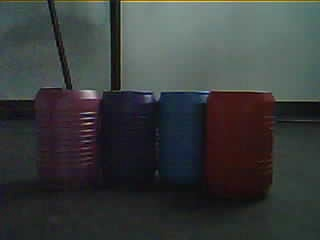
#> input picture Visioners/temporary/all_keg_colors_frame.jpg, 320 x 240 px
$ python measure_bbox_height.py --image temporary/all_keg_colors_frame.jpg
#> lines starting #> are read from the running program, lines starting #| are printed output that depends on the picture; after the words box and inside, x2 and y2 are one past the last pixel; in counts of white or black regions, pixels touching at a corner belong together
### Visioners/vision.py
"""Frame processing helpers.

Keep computer-vision logic here, away from robot movement code.
"""

from __future__ import annotations

from dataclasses import dataclass
from typing import Any

import cv2

try:
    from config import ALIGN_TOLERANCE_PIXELS, TARGET_COLOR
except ImportError:
    from .config import ALIGN_TOLERANCE_PIXELS, TARGET_COLOR


MIN_COLOR_AREA = 750
MAX_COLOR_AREA_RATIO = 0.45
MIN_KEG_WIDTH = 25
MIN_KEG_HEIGHT = 35
MIN_KEG_ASPECT_RATIO = 1.05
MAX_KEG_ASPECT_RATIO = 3.2
MIN_CLOSE_KEG_AREA = 9000
MIN_CLOSE_KEG_WIDTH = 70
MIN_CLOSE_KEG_HEIGHT = 45
MIN_CLOSE_KEG_ASPECT_RATIO = 0.45
MIN_CLOSE_KEG_BOTTOM_RATIO = 0.55
TOP_EDGE_MARGIN = 8
SIDE_EDGE_MARGIN = 4
MIN_SIDE_EDGE_AREA = 5000
COLOR_RANGES = {
    "red": [((0, 55, 35), (10, 255, 255)), ((176, 55, 35), (179, 255, 255))],
    "pink": [((145, 35, 35), (174, 255, 255))],
    "purple": [((113, 35, 30), (138, 255, 210))],
    "blue": [((96, 55, 35), (112, 255, 255))],
    "green": [((42, 55, 70), (85, 255, 255))],
    "yellow": [((20, 35, 90), (42, 255, 255))],
}
BOX_COLORS = {
    "red": (0, 0, 255),
    "pink": (180, 80, 255),
    "purple": (160, 0, 180),
    "blue": (255, 0, 0),
    "green": (0, 255, 0),
    "yellow": (0, 255, 255),
}
MORPH_KERNEL = cv2.getStructuringElement(cv2.MORPH_ELLIPSE, (5, 5))


@dataclass(frozen=True)
class KegDetection:
    """Structured data for one detected keg.

    __getitem__ keeps older code working while new code can use attributes.
    """

    color: str
    bbox: tuple[int, int, int, int]
    center: tuple[int, int]
    area: float
    confidence: float

    @property
    def x(self) -> int:
        return self.bbox[0]

    @property
    def y(self) -> int:
        return self.bbox[1]

    @property
    def width(self) -> int:
        return self.bbox[2]

    @property
    def height(self) -> int:
        return self.bbox[3]

    @property
    def cx(self) -> int:
        return self.center[0]

    @property
    def cy(self) -> int:
        return self.center[1]

    @property
    def bottom(self) -> int:
        return self.y + self.height

    @property
    def aspect_ratio(self) -> float:
        return self.height / max(self.width, 1)

    # [4 lines left out: function is_target, not called in this run]

    def is_enemy(self, target_color: str | set[str] | tuple[str, ...]) -> bool:
        return not self.is_target(target_color)

    # [10 lines left out: function to_dict, not called in this run]

    def __getitem__(self, key: str) -> Any:
        if key == "color":
            return self.color
        if key == "bbox":
            return self.bbox
        if key == "center":
            return self.center
        if key == "cx":
            return self.cx
        if key == "cy":
            return self.cy
        if key == "area":
            return self.area
        if key == "confidence":
            return self.confidence
        raise KeyError(key)

    # [5 lines left out: function get, not called in this run]


def _is_keg_candidate(area: float, x: int, y: int, width: int, height: int, frame_shape) -> bool:
    frame_height, frame_width = frame_shape[:2]
    frame_area = frame_width * frame_height
    aspect_ratio = height / max(width, 1)
    bottom = y + height

    if area > frame_area * MAX_COLOR_AREA_RATIO:
        return False
    if y <= TOP_EDGE_MARGIN:
        return False
    if (x <= SIDE_EDGE_MARGIN or x + width >= frame_width - SIDE_EDGE_MARGIN) and area < MIN_SIDE_EDGE_AREA:
        return False

    is_normal_keg = (
        width >= MIN_KEG_WIDTH
        and height >= MIN_KEG_HEIGHT
        and MIN_KEG_ASPECT_RATIO <= aspect_ratio <= MAX_KEG_ASPECT_RATIO
    )
    is_close_keg = (
        area >= MIN_CLOSE_KEG_AREA
        and width >= MIN_CLOSE_KEG_WIDTH
        and height >= MIN_CLOSE_KEG_HEIGHT
        and aspect_ratio >= MIN_CLOSE_KEG_ASPECT_RATIO
        and aspect_ratio <= MAX_KEG_ASPECT_RATIO
        and bottom >= frame_height * MIN_CLOSE_KEG_BOTTOM_RATIO
    )

    if not (is_normal_keg or is_close_keg):
        return False

    return True


def detect_kegs(frame, target_color: str | None = None, min_area: int = MIN_COLOR_AREA):
    """Return detected keg candidates as KegDetection objects."""

    detections = []
    hsv = cv2.cvtColor(frame, cv2.COLOR_BGR2HSV)

    for color_name, ranges in COLOR_RANGES.items():
        if target_color is not None and color_name != target_color:
            continue

        mask = None
        for lower, upper in ranges:
            current_mask = cv2.inRange(hsv, lower, upper)
            mask = current_mask if mask is None else cv2.bitwise_or(mask, current_mask)

        mask = cv2.medianBlur(mask, 5)
        mask = cv2.morphologyEx(mask, cv2.MORPH_OPEN, MORPH_KERNEL)
        mask = cv2.morphologyEx(mask, cv2.MORPH_CLOSE, MORPH_KERNEL)

        contours, _ = cv2.findContours(mask, cv2.RETR_EXTERNAL, cv2.CHAIN_APPROX_SIMPLE)
        for contour in contours:
            area = cv2.contourArea(contour)
            if area < min_area:
                continue

            x, y, width, height = cv2.boundingRect(contour)
            if not _is_keg_candidate(area, x, y, width, height, frame.shape):
                continue

            center_x = x + width // 2
            center_y = y + height // 2
            bbox_area = max(width * height, 1)
            confidence = min(1.0, area / bbox_area)
            detections.append(
                KegDetection(
                    color=color_name,
                    bbox=(x, y, width, height),
                    center=(center_x, center_y),
                    area=area,
                    confidence=confidence,
                )
            )

    detections.sort(key=lambda detection: detection["area"], reverse=True)
    return detections


# [48 lines left out: functions choose_target, get_alignment, not called in this run]


def draw_detections(frame, detections):
    """Return a copy of frame with detection boxes and labels drawn."""

    output = frame.copy()

    for index, detection in enumerate(detections):
        color_name = detection["color"]
        x, y, width, height = detection["bbox"]
        center_x, center_y = detection["center"]
        area = detection["area"]
        box_color = BOX_COLORS[color_name]
        label_y = max(18, y - 8 - (index % 3) * 16)

        cv2.rectangle(output, (x, y), (x + width, y + height), box_color, 2)
        cv2.circle(output, (center_x, center_y), 4, box_color, -1)
        cv2.putText(
            output,
            f"{color_name} {int(area)}",
            (x, label_y),
            cv2.FONT_HERSHEY_SIMPLEX,
            0.55,
            box_color,
            2,
            cv2.LINE_AA,
        )

    return output


# [86 lines left out: functions draw_alignment, detect_colors, process_frame, not called in this run]

### Visioners/measure_bbox_height.py
"""Tiny helper for measuring detected keg bbox height.

Use this for quick distance calibration:
    k_distance = known_distance_cm * bbox_height_px
"""

from __future__ import annotations

import argparse
from pathlib import Path

import cv2

from camera_stream import CameraStream
from config import ROBOT_IP
from vision import BOX_COLORS, COLOR_RANGES, detect_kegs, draw_detections


DEFAULT_OUTPUT = Path(__file__).resolve().parent / "temporary" / "bbox_height_debug.jpg"


def parse_args() -> argparse.Namespace:
    parser = argparse.ArgumentParser(description="Measure detected keg bbox heights.")
    parser.add_argument("--ip", default=ROBOT_IP, help="Robot camera IP.")
    parser.add_argument("--image", help="Read one saved image instead of the robot camera.")
    parser.add_argument(
        "--target-color",
        choices=sorted(COLOR_RANGES),
        help="Measure only one color. By default all detected colors are printed.",
    )
    parser.add_argument("--known-distance-cm", type=float, help="Real distance to the keg.")
    parser.add_argument("--min-area", type=int, default=750)
    parser.add_argument("--warmup-frames", type=int, default=5)
    parser.add_argument("--output", default=str(DEFAULT_OUTPUT), help="Where to save debug image.")
    parser.add_argument("--once", action="store_true", help="Read one frame, print values, and exit.")
    parser.add_argument("--show", action="store_true", help="Show preview window in one-frame mode.")
    return parser.parse_args()


def read_frame(args: argparse.Namespace):
    if args.image:
        frame = cv2.imread(args.image)
        if frame is None:
            raise RuntimeError(f"Cannot read image: {args.image}")
        return frame

    with CameraStream(args.ip) as camera:
        frame = None
        for _ in range(max(1, args.warmup_frames)):
            ok, current_frame = camera.read()
            if ok:
                frame = current_frame
        if frame is None:
            raise RuntimeError(f"Cannot read camera frame from {camera.url}")
        return frame


def print_measurements(detections, known_distance_cm: float | None) -> None:
    if not detections:
        print("No kegs detected.")
        return

    print("idx color   x   y   w   h_px   area    confidence   k_distance")
    print("--- ----- --- --- --- ------ ------- ---------- ------------")
    for index, detection in enumerate(detections, start=1):
        x, y, width, height = detection["bbox"]
        k_distance = ""
        if known_distance_cm is not None:
            k_distance = f"{known_distance_cm * height:.1f}"
        print(
            f"{index:>3} "
            f"{detection['color']:<6} "
            f"{x:>3} {y:>3} {width:>3} {height:>6} "
            f"{detection['area']:>7.1f} "
            f"{detection['confidence']:>10.2f} "
            f"{k_distance:>12}"
        )

    best = max(detections, key=lambda detection: detection["bbox"][3])
    best_height = best["bbox"][3]
    print()
    print(f"Best bbox height: {best_height}px ({best['color']})")
    if known_distance_cm is not None:
        print(f"Suggested k_distance: {known_distance_cm * best_height:.1f}")


def draw_height_overlay(frame, detections, known_distance_cm: float | None = None):
    output = draw_detections(frame, detections)
    best = None

    for detection in detections:
        x, y, width, height = detection["bbox"]
        color = BOX_COLORS.get(detection["color"], (255, 255, 255))
        label = f"h={height}px"
        if known_distance_cm is not None:
            label += f" K={known_distance_cm * height:.0f}"
        cv2.putText(
            output,
            label,
            (x, min(output.shape[0] - 8, y + height + 18)),
            cv2.FONT_HERSHEY_SIMPLEX,
            0.58,
            color,
            2,
            cv2.LINE_AA,
        )
        if best is None or height > best["bbox"][3]:
            best = detection

    if best is None:
        bottom_text = "NO KEG DETECTED"
    else:
        best_height = best["bbox"][3]
        bottom_text = f"BEST: {best['color']} h={best_height}px"
        if known_distance_cm is not None:
            bottom_text += f"  suggested K={known_distance_cm * best_height:.0f}"

    cv2.putText(
        output,
        bottom_text,
        (12, output.shape[0] - 14),
        cv2.FONT_HERSHEY_SIMPLEX,
        0.72,
        (255, 255, 255),
        2,
        cv2.LINE_AA,
    )
    return output


def save_debug_image(path: str, output) -> None:
    if not path:
        return
    output_path = Path(path)
    output_path.parent.mkdir(parents=True, exist_ok=True)
    cv2.imwrite(str(output_path), output)
    print(f"Debug image saved: {output_path}")


def run_once(args: argparse.Namespace) -> int:
    frame = read_frame(args)
#> in read_frame, frame is the input picture: shape (240, 320, 3); mean B, G, R 60.1, 60.6, 57.1
    detections = detect_kegs(
        frame,
        target_color=args.target_color,
        min_area=args.min_area,
    )
#> in detect_kegs, `hsv = cv2.cvtColor(frame, cv2.COLOR_BGR2HSV)`: hsv: shape (240, 320, 3); mean H, S, V 85.6, 60.2, 66.3
#> after the loop in detect_kegs, `for color_name, ranges in COLOR_RANGES.items():`:
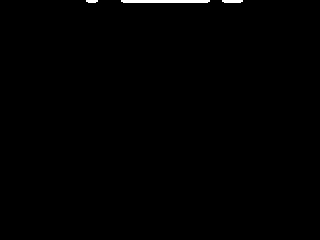
#> mask: shape (240, 320); 0.46% white; 3 white regions, box (x1, y1, x2, y2) and area: (121, 0, 210, 3) 263, (222, 0, 243, 3) 59, (86, 0, 98, 3) 32
#> after the loop in detect_kegs, `for color_name, ranges in COLOR_RANGES.items():`: detections = 4 items
    detections.sort(key=lambda detection: detection["bbox"][3], reverse=True)
    print_measurements(detections, args.known_distance_cm)
    output = draw_height_overlay(frame, detections, args.known_distance_cm)
    save_debug_image(args.output, output)
    if args.show:
        cv2.imshow("bbox height measurement", output)
        cv2.waitKey(0)
        cv2.destroyAllWindows()
    return 0


def run_live(args: argparse.Namespace) -> int:
    print("Opening camera. Press q, x, or Esc to quit.")
    with CameraStream(args.ip) as camera:
        while True:
            ok, frame = camera.read()
            if not ok:
                print("Camera frame missing.")
                continue

            detections = detect_kegs(
                frame,
                target_color=args.target_color,
                min_area=args.min_area,
            )
            detections.sort(key=lambda detection: detection["bbox"][3], reverse=True)
            output = draw_height_overlay(frame, detections, args.known_distance_cm)
            cv2.imshow("bbox height measurement", output)

            key = cv2.waitKey(1) & 0xFF
            if key in {ord("q"), ord("Q"), ord("x"), ord("X"), 27}:
                save_debug_image(args.output, output)
                break

    cv2.destroyAllWindows()
    return 0


def main() -> int:
    args = parse_args()
    if args.image or args.once:
        return run_once(args)
#> the loop in print_measurements, `for index, detection in enumerate(detections, start=1):` made 4 passes
#> (x, y, width, height) on passes 1 to 4: (206, 91, 69, 97), (34, 88, 68, 93), (159, 90, 48, 90), (103, 92, 57, 65)
#|   1 red    206  91  69     97  5511.5       0.82
#|   2 pink    34  88  68     93  4569.0       0.72
#|   3 blue   159  90  48     90  3105.0       0.72
#|   4 purple 103  92  57     65  2221.5       0.60
#> in print_measurements, `best_height = best["bbox"][3]`: best_height = 97
#| Best bbox height: 97px (red)
#> the loop in draw_detections, `for index, detection in enumerate(detections):` made 4 passes
#> (color_name, x, y, width, height, center_x, center_y, area) on passes 1 to 4: ('red', 206, 91, 69, 97, 240, 139, 5511.5), ('pink', 34, 88, 68, 93, 68, 134, 4569), ('blue', 159, 90, 48, 90, 183, 135, 3105), ('purple', 103, 92, 57, 65, 131, 124, 2221.5)
#> after the loop in draw_detections, `for index, detection in enumerate(detections):`:
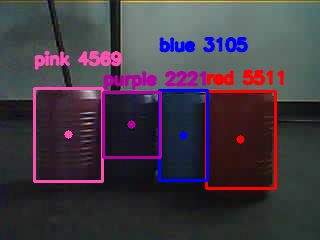
#> output: shape (240, 320, 3); 9.72% of pixels changed, all inside (x1, y1, x2, y2) = (33, 36, 285, 190)
#> the loop in draw_height_overlay, `for detection in detections:` made 4 passes
#> (x, y, width, height, color, label) on passes 1 to 4: (206, 91, 69, 97, (0, 0, 255), 'h=97px'), (34, 88, 68, 93, (180, 80, 255), 'h=93px'), (159, 90, 48, 90, (255, 0, 0), 'h=90px'), (103, 92, 57, 65, (160, 0, 180), 'h=65px')
#> after the loop in draw_height_overlay, `for detection in detections:`:
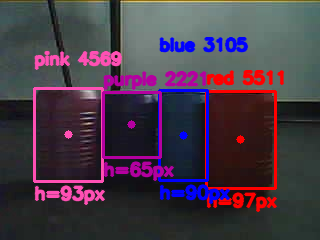
#> output: shape (240, 320, 3); 4.5% of pixels changed, all inside (x1, y1, x2, y2) = (34, 161, 278, 213)
#> in draw_height_overlay, `bottom_text = f"BEST: {best['color']} h={best_height}px"`: bottom_text = 'BEST: red h=97px'
#> in draw_height_overlay, `cv2.putText( output, bottom_text, (12, output.shape[0] - 14), cv2.FONT..`:
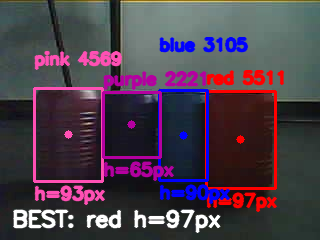
#> output: shape (240, 320, 3); 3.22% of pixels changed, all inside (x1, y1, x2, y2) = (12, 209, 221, 234)
    return run_live(args)


if __name__ == "__main__":
    raise SystemExit(main())
#> (the program exits here)

$ run again, on Visioners/temporary/blue_vs_purple_frame.jpg
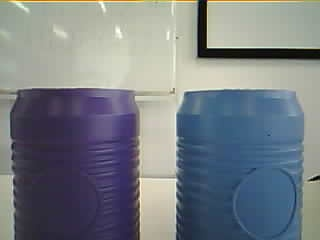
#> input picture Visioners/temporary/blue_vs_purple_frame.jpg, 320 x 240 px
#> in read_frame, frame is the input picture: shape (240, 320, 3); mean B, G, R 131.3, 126.2, 120.2
#> hsv: shape (240, 320, 3); mean H, S, V 76.1, 63.5, 140.3
#> after the loop in detect_kegs, `for color_name, ranges in COLOR_RANGES.items():`:
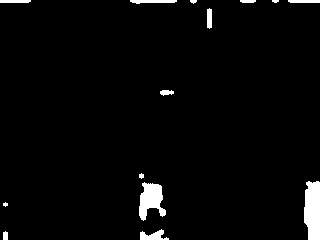
#> mask: shape (240, 320); 3% white; 14 white regions (2 under 20 px), largest, box (x1, y1, x2, y2) and area: (304, 181, 320, 240) 831, (139, 182, 166, 221) 637, (140, 229, 169, 240) 182
#> after the loop in detect_kegs, `for color_name, ranges in COLOR_RANGES.items():`: detections = 2 items
#> the loop in print_measurements, `for index, detection in enumerate(detections, start=1):` made 2 passes
#> (index, x, y, width, height, k_distance) on passes 1 to 2: (1, 10, 89, 126, 151, ''), (2, 176, 90, 127, 150, '')
#> (printed output is left out)
#> in print_measurements, `best_height = best["bbox"][3]`: best_height = 151
#| Best bbox height: 151px (purple)
#> the loop in draw_detections, `for index, detection in enumerate(detections):` made 2 passes
#> (color_name, x, y, width, height, center_x, center_y, area) on passes 1 to 2: ('purple', 10, 89, 126, 151, 73, 164, 17190.5), ('blue', 176, 90, 127, 150, 239, 165, 17808.5)
#> the loop in draw_height_overlay, `for detection in detections:` made 2 passes
#> (x, y, width, height, color, label) on passes 1 to 2: (10, 89, 126, 151, (160, 0, 180), 'h=151px'), (176, 90, 127, 150, (255, 0, 0), 'h=150px')
#> bottom_text = 'BEST: purple h=151px'
#> in draw_height_overlay, `cv2.putText( output, bottom_text, (12, output.shape[0] - 14), cv2.FONT..`:
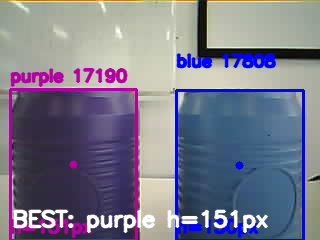
#> output: shape (240, 320, 3); mean B, G, R 141.4, 121.8, 122.7

$ run again, on Visioners/temporary/captured_colors_frame.jpg
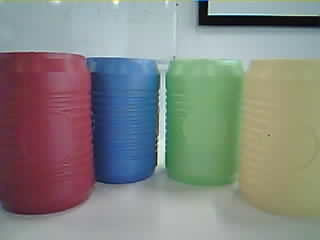
#> input picture Visioners/temporary/captured_colors_frame.jpg, 320 x 240 px
#> in read_frame, frame is the input picture: shape (240, 320, 3); mean B, G, R 129.3, 133.3, 131
#> hsv: shape (240, 320, 3); mean H, S, V 92.7, 73.8, 151.8
#> after the loop in detect_kegs, `for color_name, ranges in COLOR_RANGES.items():`:
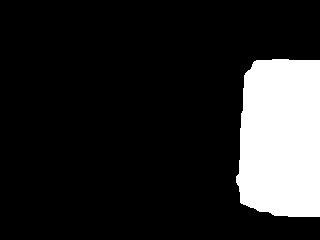
#> mask: shape (240, 320); 15.7% white; 1 white region, box (x1, y1, x2, y2) and area: (236, 59, 320, 217) 12075
#> after the loop in detect_kegs, `for color_name, ranges in COLOR_RANGES.items():`: detections = 4 items
#> the loop in print_measurements, `for index, detection in enumerate(detections, start=1):` made 4 passes
#> (x, y, width, height) on passes 1 to 4: (0, 52, 96, 163), (236, 59, 84, 158), (165, 61, 80, 127), (88, 57, 72, 127)
#> (printed output is left out)
#> in print_measurements, `best_height = best["bbox"][3]`: best_height = 163
#| Best bbox height: 163px (pink)
#> the loop in draw_detections, `for index, detection in enumerate(detections):` made 4 passes
#> (color_name, x, y, width, height, center_x, center_y, area) on passes 1 to 4: ('pink', 0, 52, 96, 163, 48, 133, 13583.5), ('yellow', 236, 59, 84, 158, 278, 138, 11853), ('green', 165, 61, 80, 127, 205, 124, 9117.5), ('blue', 88, 57, 72, 127, 124, 120, 7351)
#> the loop in draw_height_overlay, `for detection in detections:` made 4 passes
#> (x, y, width, height, color, label) on passes 1 to 4: (0, 52, 96, 163, (180, 80, 255), 'h=163px'), (236, 59, 84, 158, (0, 255, 255), 'h=158px'), (165, 61, 80, 127, (0, 255, 0), 'h=127px'), (88, 57, 72, 127, (255, 0, 0), 'h=127px')
#> bottom_text = 'BEST: pink h=163px'
#> in draw_height_overlay, `cv2.putText( output, bottom_text, (12, output.shape[0] - 14), cv2.FONT..`:
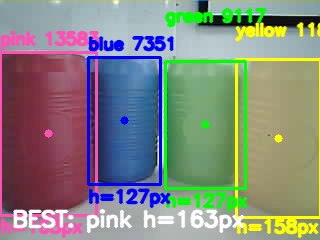
#> output: shape (240, 320, 3); mean B, G, R 127.5, 135.9, 131.9
